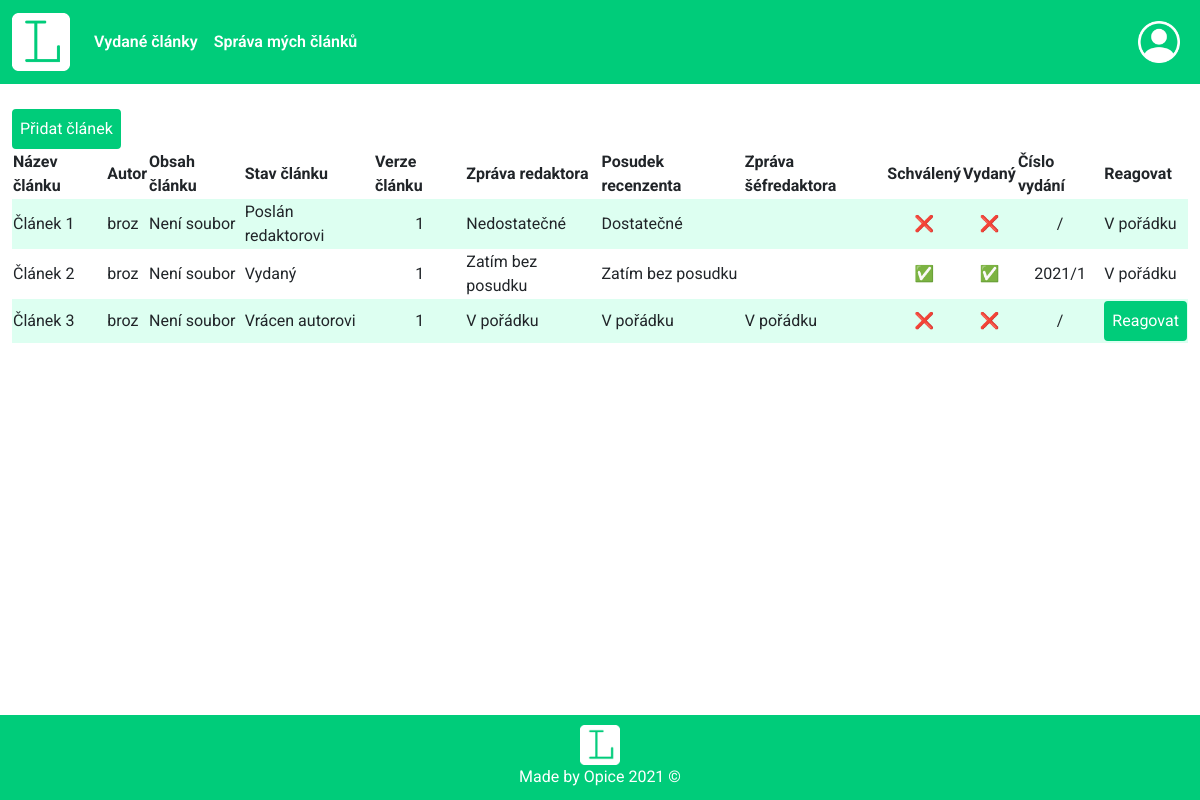
Page /KÓD/spravaClanku.php (signed in) on the committed database.
### tables this page shows
CREATE TABLE `clanky` (
  `clanek_id` int(11) NOT NULL,
  `clanek_autor` int(11) NOT NULL,
  `clanek_nazev` varchar(120) NOT NULL,
  `clanek_obsah` varchar(150) NOT NULL,
  `clanek_vydany` bit(1) NOT NULL DEFAULT b'0',
  `clanek_schvaleny` bit(1) NOT NULL DEFAULT b'0',
  `clanek_stav` int(11) NOT NULL DEFAULT 1,
  `clanek_verze` int(11) NOT NULL DEFAULT 1,
  `clanek_vydani` int(11) DEFAULT NULL,
  `clanek_zpravaRedaktora` varchar(250) NOT NULL DEFAULT '''Zatím bez posudku''',
  `clanek_zpravaSefredaktora` varchar(250) DEFAULT '''Zatím bez posudku''',
  `clanek_zpravaRecenzenta` char(250) NOT NULL DEFAULT '''Zatím bez posudku''',
  `clanek_rok` int(11) DEFAULT NULL
);

CREATE TABLE `users` (
  `user_id` int(11) NOT NULL,
  `user_name` varchar(30) NOT NULL,
  `user_sname` varchar(30) NOT NULL,
  `user_login` varchar(40) NOT NULL,
  `user_passwd` varchar(150) NOT NULL,
  `user_role` int(11) NOT NULL DEFAULT 3,
  `user_email` varchar(50) NOT NULL,
  `user_img` varchar(60) NOT NULL DEFAULT 'user.jpg'
);

CREATE TABLE `stavy` (
  `stav_id` int(11) NOT NULL,
  `stav_popis` varchar(150) NOT NULL
);

### KÓD/spravaClanku.php (the view, shortened to what this page needs)
<?php
  require "header.php";
  require "connectDB.php";
?>
<div class="container-fluid">
  <div class="row">
      <div class="col-12">
      <?php
  if(isset($_SESSION['role'])){
    $role = $_SESSION['role'];
    if($role==3){
      echo '<a href="pridatClanek.php" id="add-btn" class="btn">Přidat článek</a>';
      echo "<table class='w-100 sprava-tab'>";
      echo "<tr>";
      echo "<th>Název článku</th><th>Autor</th><th>Obsah článku</th><th>Stav článku</th><th>Verze článku</th><th>Zpráva redaktora</th><th>Posudek recenzenta</th><th>Zpráva šéfredaktora</th><th>Schválený</th><th>Vydaný</th><th>Číslo vydání</th><th>Reagovat</th>";
      $dotaz = "SELECT * FROM clanky join users on users.user_id=clanky.clanek_autor join stavy on stavy.stav_id=clanky.clanek_stav where user_id = ".$_SESSION['user_id'].";";
    }
    $vysledek = mysqli_query($spojeni, $dotaz);
    echo "</tr>";
    $i = 0;
    while($radek = mysqli_fetch_assoc($vysledek)){
      if (($i%2)==1)
      {
        echo "<tr class='radek-clanky'>";
      }
      else echo "<tr class='radek radek-clanky'>";
      echo "<td>".$radek['clanek_nazev']."</td>";
      echo "<td>".$radek['user_login']."</td>";
      $path = "clanky/".$radek["user_login"]."/".str_replace(" ","_",$radek["clanek_nazev"])."/v".$radek["clanek_verze"]."/";
      if($handle = opendir($path)){
        while(false != ($entry = readdir($handle))){
          if($entry != "." && $entry != ".."){
            echo '<td><a href="download.php?file='.$entry.'&path='.$path.'&autor='.$radek["user_login"].'">&#128190; Stáhnout</a></td>';
          }
        }
        closedir($handle);
      }else{
         echo '<td>Není soubor</td>';
      }
      echo "<td>".$radek['stav_popis']."</td>";
      echo "<td align = center>".$radek['clanek_verze']."</td>";
      echo "<td>".$radek['clanek_zpravaRedaktora']."</td>";
      echo "<td>".$radek['clanek_zpravaRecenzenta']."</td>";
      echo "<td>".$radek['clanek_zpravaSefredaktora']."</td>";
      echo "<td align = center>";
      if($radek['clanek_schvaleny']==0){
        echo "&#10060;";
      }else{
        echo "&#9989;";
      }
      echo "</td>";
      echo "<td align = center>";
      if($radek['clanek_vydany']==0){
        echo "&#10060;";
      }else{
        echo "&#9989;";
      }
      echo "</td>";
      echo "<td align = center>".$radek['clanek_rok']."/".$radek['clanek_vydani']."</td>";
      if($role==3){
        if($radek['stav_id'] == 3){
          echo '<td><a href="updateClanek.php?name='.$radek["clanek_nazev"].'" class="btn">Reagovat</a></td>';
        }else{
          echo '<td>V pořádku</td>';
        }
      }
      echo "</tr>";
      $i++;
    }
    echo "</table>";
  }else{
    echo "<p>Nejste přihlášený!</p>";
  }
 ?>
      </div>
  </div>
</div>
 <?php
 require "footer.php";
  ?>

### KÓD/css/style.css (style rules this page uses)
:root { --zelena: #00CC7A; --hov:#7DE5BB; }
#body { font-family: 'Roboto', sans-serif !important; }
.btn { border: 2px solid var(--zelena) !important; }
table { border-width: 0px !important; }
.radek { background-color:#DDFFF1 !important; }
.radek-clanky { height: 44px !important; }
.sprava-tab a { text-decoration: none !important; }
.sprava-tab .btn, #add-btn { background-color: var(--zelena) !important; border: 0px; color: white !important; padding-right: 6px !important; padding-left: 6px !important; }
html, body { height: 100%; margin: 0; }

### rows in the picture
clanky: clanek_nazev "Článek 1", clanek_autor.user_login "broz", shows "Není soubor", clanek_stav.stav_popis "Poslán redaktorovi", clanek_verze "1", clanek_zpravaRedaktora "Nedostatečné", clanek_zpravaRecenzenta "Dostatečné", shows "V pořádku"
clanky: clanek_nazev "Článek 2", clanek_autor.user_login "broz", shows "Není soubor", clanek_stav.stav_popis "Vydaný", clanek_verze "1", clanek_zpravaRedaktora "Zatím bez posudku", clanek_zpravaRecenzenta "Zatím bez posudku", clanek_rok "2021", clanek_vydani "1", shows "V pořádku"
clanky: clanek_nazev "Článek 3", clanek_autor.user_login "broz", shows "Není soubor", clanek_stav.stav_popis "Vrácen autorovi", clanek_verze "1", clanek_zpravaRedaktora "V pořádku", clanek_zpravaRecenzenta "V pořádku", clanek_zpravaSefredaktora "V pořádku"
